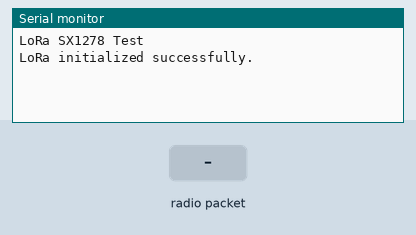
Bench run of a sketch on a simulated Arduino Uno, built with avr-gcc and run on an emulated ATmega328P. Shown: the last lines printed to the serial monitor. The test bench sets the inputs (shaded band). No radio packets arrive unless stated.

Above: at 1.2 s.
1.3 s: radio packet "1" arrives
At 2.5 s:
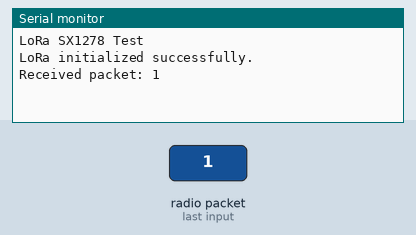
2.8 s: radio packet "0" arrives
At 3.7 s:
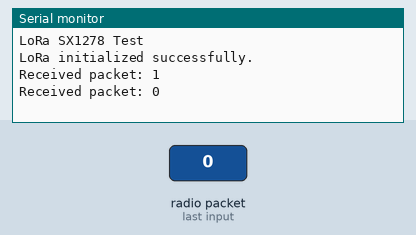
4.3 s: radio packet "2" arrives
At 4.9 s:
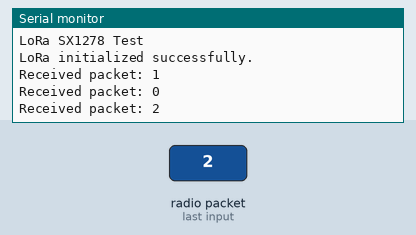

Measured:
- after the input at 1.3 s, the serial monitor: prints a new line at once (image 1)
- after the input at 2.8 s, the serial monitor: prints a new line at once (image 2)
- after the input at 4.3 s, the serial monitor: prints a new line at once (image 3)

The sketch:

Recieving_LoRa.ino
```cpp
#include <SPI.h>
#include <LoRa.h>

// Define LoRa module pins
#define SS 15     // D8
#define RST 0     // D3
#define DIO0 4    // D2

void setup() {
    Serial.begin(115200);
    while (!Serial);

    Serial.println("LoRa SX1278 Test");

    // Initialize SPI LoRa module
    LoRa.setPins(SS, RST, DIO0);

    if (!LoRa.begin(433E6)) { // Set frequency (433 MHz)
        Serial.println("LoRa initialization failed!");
        while (1);
    }

    Serial.println("LoRa initialized successfully.");
}

void loop() {
  int packetSize = LoRa.parsePacket();
  if (packetSize) {
    Serial.print("Received packet: ");
    while (LoRa.available()) {
      Serial.print((char)LoRa.read());
    }
    Serial.println();
    }
}
```
